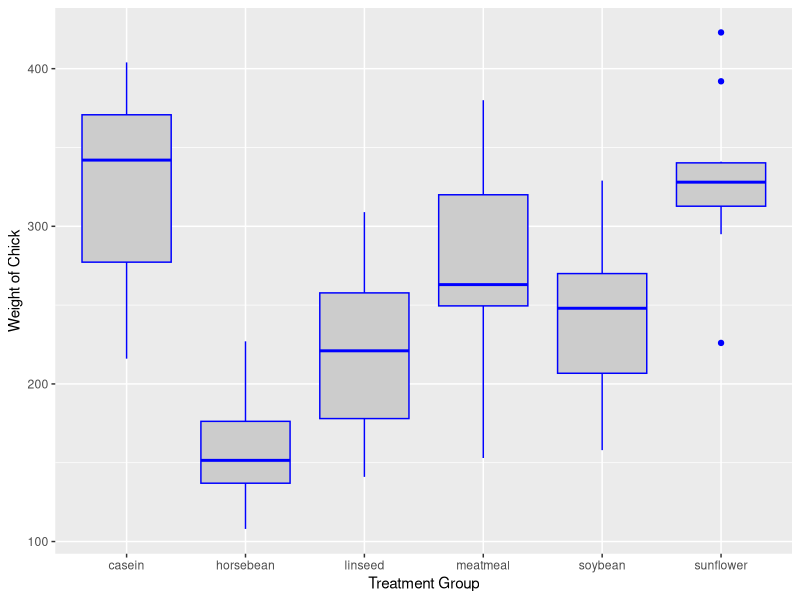

Source code (R):
library(ggplot2)

ggplot(chickwts, aes(x = feed, y = weight)) +
  geom_boxplot(fill = "grey80", colour = "blue") +
  scale_x_discrete() + xlab("Treatment Group") +
  ylab("Weight of Chick")

summary(aov(weight ~ feed, data=chickwts))
# significant with anova!